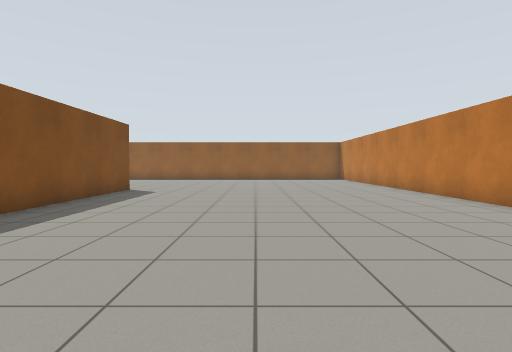
view 1 (above)

18 first-person views from a walk through a world built for the Gazebo simulator. The camera is 0.94 m above the floor, tilts 2° down and sees 80° across. The floor is counted in squares, 1 m on a side. Each view is taken from the middle of a square. On the plan, view 1 faces up. The plan holds only what a view shows up to about 11 squares ahead; the rest is blank.

view 2
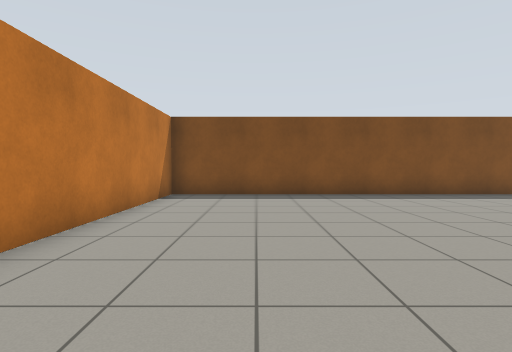

view 3
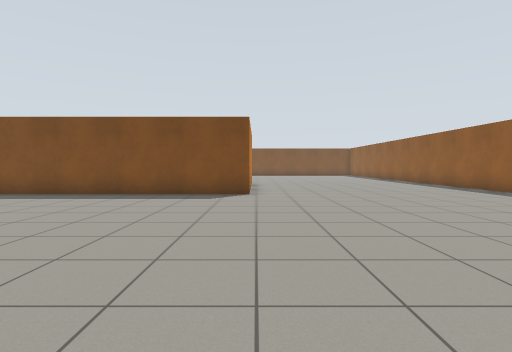

view 4
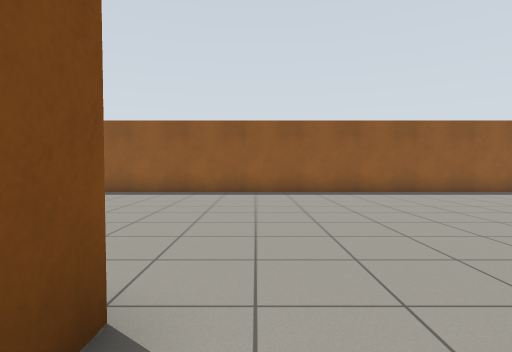

view 5
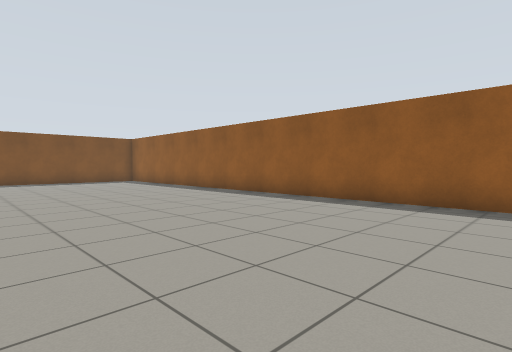

view 6
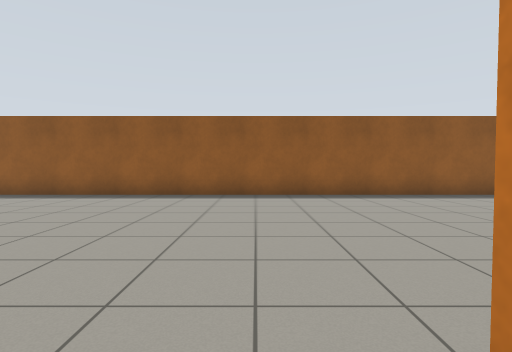

view 7
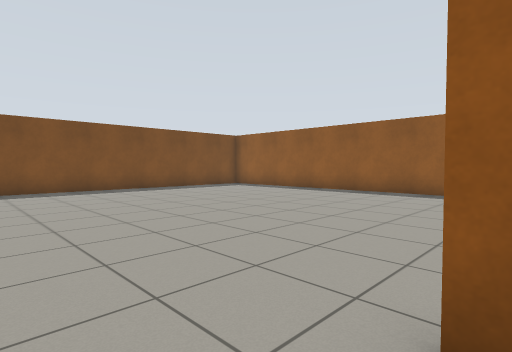

view 8
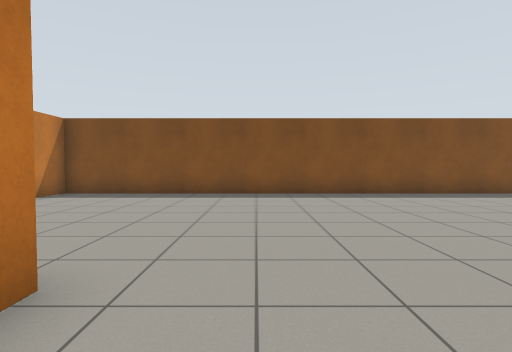

view 9
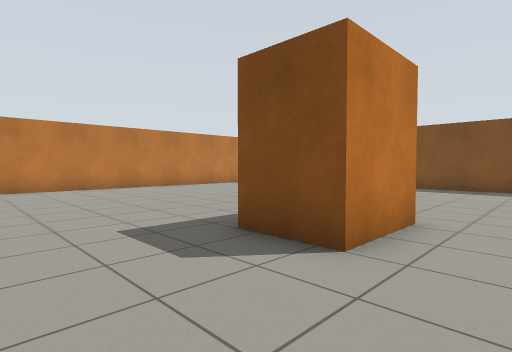

view 10
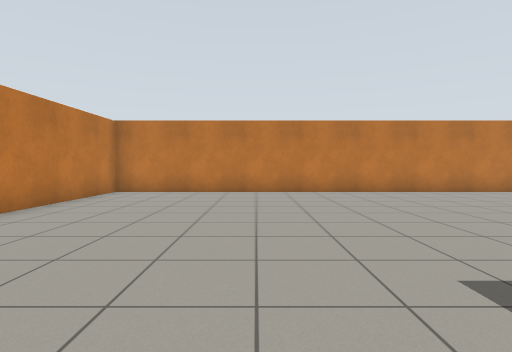

view 11
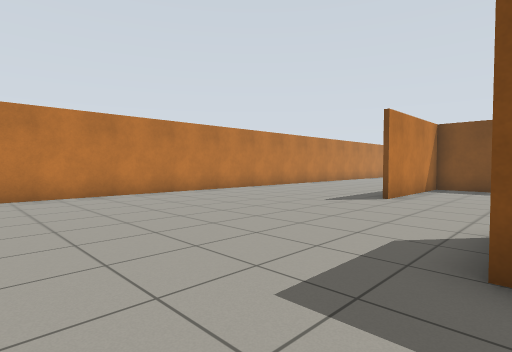

view 12
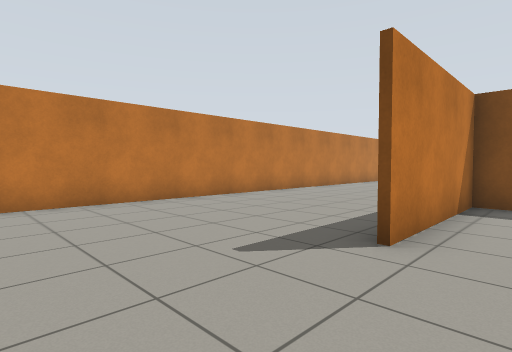

view 13
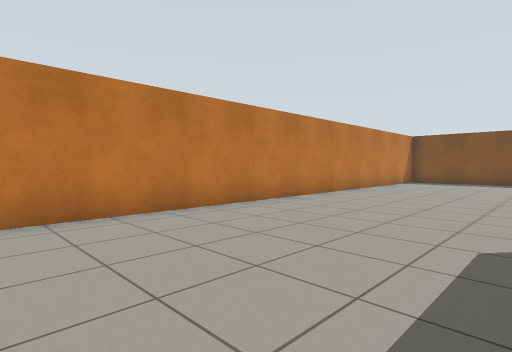

view 14
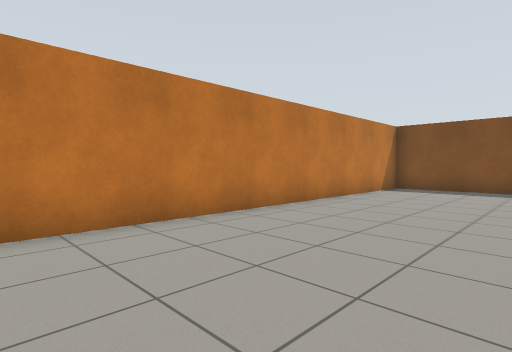

view 15
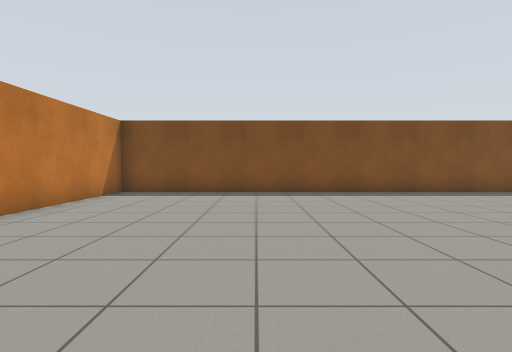

view 16
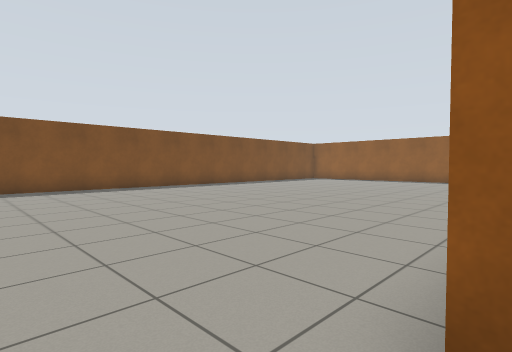

view 17
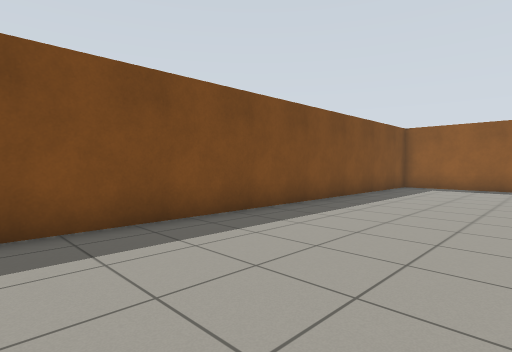

view 18
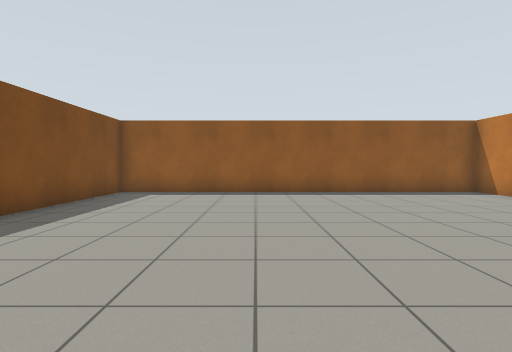

### Floor plan
Points are (right, up) in squares from view 1. A wall is a line through its corners. A room is listed if a view was taken in it or the views show most of it. See-through windows are left out.
Room 1 (views 1, 2, 3, 4, 5, 8)
walls: (-4.9, 11.9) (-4.9, -2.7); (-15.4, 8.4) (-13, 8.4); (5.7, 6.7) (5.7, 11.1); (5, 20.7) (-20.2, 20.7); (-5.1, -2.7) (1.9, -2.7); (-23.2, 18.6) (-23.2, 3.6) (-18.5, 3.6)
ways out: opening at (-17.2, 5.5) to room 2; opening at (-12, 10.5) to room 2
Room 2 (views 6, 7, 9, 10, 11, 12, 13, 14, 15, 16, 17, 18)
walls: (-13, 8.4) (-13, 6.5); (-23.3, 19.1) (-23.3, 20.7) (-35.7, 20.7) (-35.7, -2.7) (-5.1, -2.7); (-5, -2.7) (-5, 2.1)
ways out: opening at (-17.2, 5.5) to room 1; opening at (-12, 10.5) to room 1

Positions as (right, up) in squares from view 1, and headings:
1: (0, 0), facing up
2: (5, 0), facing left
3: (5, 12), facing left
4: (-4, 10), facing up
5: (-5, 13), facing up-left
6: (-12, 11), facing up
7: (-11, 10), facing up-left
8: (-13, 10), facing left
9: (-10, 10), facing down-left
10: (-10, 8), facing down
11: (-10, 7), facing down-left
12: (-15, 5), facing down-left
13: (-18, 3), facing down-left
14: (-23, 2), facing down-left
15: (-25, 2), facing left
16: (-23, 2), facing up-left
17: (-31, 7), facing up-left
18: (-31, 10), facing up
